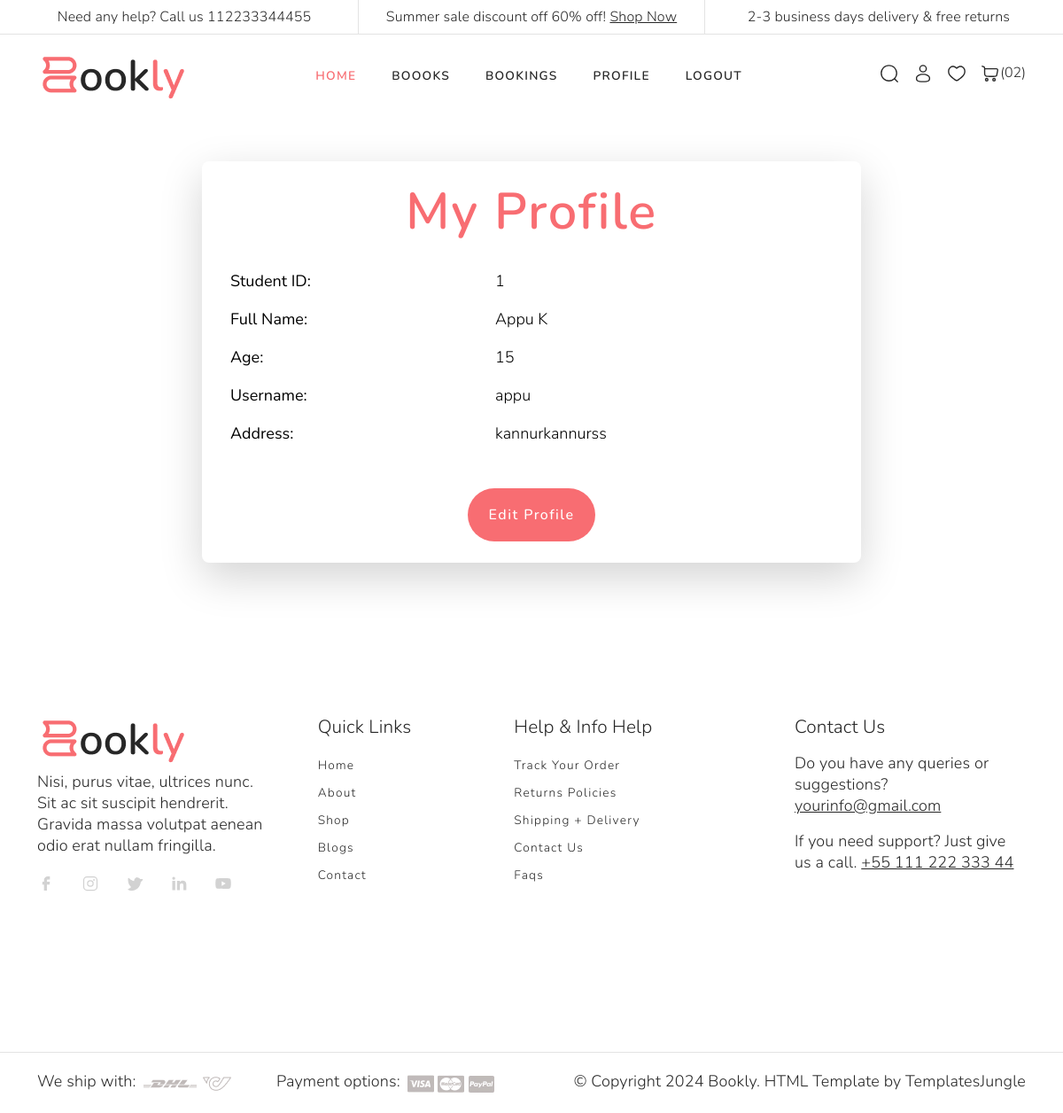
The app's page /viewprofile (signed in) with its own data.
### student/models.py (models this page shows)
class student(models.Model):
    name=models.CharField(max_length=12)
    age=models.IntegerField()
    gender=models.CharField(max_length=12)
    profilephoto=models.FileField(upload_to='media')
    address=models.TextField()
    username=models.CharField(max_length=12)
    password=models.CharField(max_length=12)

### student/views.py (the view)
# urls.py: path('viewprofile',views.viewprofile,name='viewprofile'),
def viewprofile(request):
      ab=student.objects.get(id=request.session['id'])
      h={'m':ab}
      return render(request,'student/viewprofile.html',h)

### template/student/viewprofile.html (shortened to what this page needs)
{% extends 'student/page1.html' %}
{% block content %}
<div class="container my-5">
    <div class="col-md-8 offset-md-2">
        <div class="card shadow-lg border-0 rounded-3 p-4">
            <h2 class="text-center text-primary mb-4">My Profile</h2>
            <table class="table table-borderless">
                <tr>
                    <td><strong>Student ID:</strong></td>
                    <td>{{ m.id }}</td>
                </tr>
                <tr>
                    <td><strong>Full Name:</strong></td>
                    <td>{{ m.name }}</td>
                </tr>
                <tr>
                    <td><strong>Age:</strong></td>
                    <td>{{ m.age }}</td>
                </tr>
                <tr>
                    <td><strong>Username:</strong></td>
                    <td>{{ m.username }}</td>
                </tr>
                <tr>
                    <td><strong>Address:</strong></td>
                    <td>{{ m.address }}</td>
                </tr>
            </table>
            <div class="text-center mt-4">
                <a href="{% url 'editprofile' %}" class="btn btn-primary px-4">Edit Profile</a>
            </div>
        </div>
    </div>
</div>
{% endblock %}

### static/Bookly-1.0.0/style.css (style rules this page uses)
:root { --accent-color: #717171; --white-color: #fff; --black-color: #272727; --gray-color: #F3F3F3; --gray-color-200: #E3E3E3; --gray-color-300: #E0E0E0; --gray-color-500: #D0D0D0; --gray-color-800: #3A3A3A; --light-gray-color: #D2D2D2; --primary-color: #F86D72; --bs-body-color: #272727; --bs-secondary-color: #FFE8F0; --bs-secondary-rgb: 255, 232, 240; --bs-primary-rgb: 248,109,114; --bs-border-color: #E3E3E3; --bs-dropdown-link-active-bg: #F5F5F5; --light-color: #F8F8F8; --light-blue-color: #EDF1F3; --navbar-color-color: #131814; --swiper-theme-color: #4A4A4A; --swiper-pagination-color: #4A4A4A; --bs-box-shadow: 0 0.2rem 0.6rem rgba(0, 0, 0, 0.08); --bs-btn-font-size: 1rem; }
:root { --body-font : "Nunito", sans-serif; --heading-font : "Nunito", sans-serif; }
*, *::before, *::after { -webkit-box-sizing: border-box; -moz-box-sizing: border-box; box-sizing: border-box; }
html { box-sizing: border-box; }
body { font-family: var(--body-font); font-size: 18px; font-weight: 300; margin: 0; }
a { color: var(--black-color); text-decoration: none; transition: 0.3s color ease-out; }
h1, h2, h3, h4, h5, h6 { font-family: var(--heading-font); text-transform: capitalize; letter-spacing: 0.03em; font-weight: 600; line-height: 115%; }
h2 { font-size: 3.6rem; }
.btn { font-weight: 500; text-transform: capitalize; letter-spacing: 0.09em; color: var(--white-color); background-color: var(--primary-color); border: none; padding: 1.125rem 2.625rem; font-size: 1rem; border-radius: 200px; cursor: pointer; }

### records on screen
student: id "1", name "Appu K", age "15", username "appu", address "kannurkannurss"
